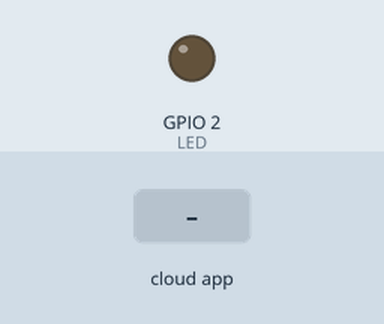
The sketch below on a simulated ESP8266 (NodeMCU). Shown: output pins drawn as LEDs (lit = HIGH). The test bench sets the inputs (shaded band). WiFi joins after 1.5 s; servers stay silent unless stated; the Firebase database answers and starts empty; what the sketch prints to the serial monitor is not drawn.

Above: at 2.7 s.
2.8 s: the phone or cloud app sets sense to 1
At 3.8 s:
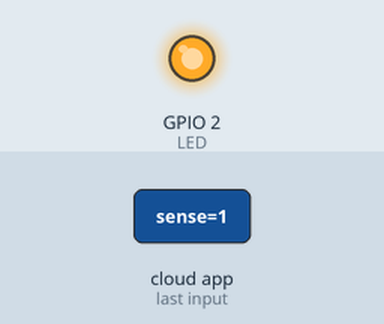
Timing chart, 0 to 5.8 s (numbered marks = the images above; inputs shaded):
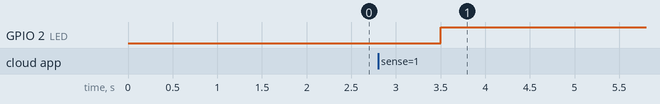

The sketch:

finalesp_01.ino
```cpp
#include <ESP8266WiFi.h>
#include <FirebaseArduino.h>


//Firebase connectivity part
#define FIREBASE_HOST "myapplication4-e887b.firebaseio.com"
#define FIREBASE_AUTH "mAyPN4XS7fH1hHI1vuPLGY1ktFAQ1BOM9VXDamg2"
//wifi connectivity part
#define WIFI_SSID "Redmi"
#define WIFI_PASSWORD "qwerty12"

#define LED 2


void setup() {
      pinMode(LED,OUTPUT);//setting GPIO2 as output pin
      Serial.begin(115200);
      WiFi.begin(WIFI_SSID, WIFI_PASSWORD);// connect to wifi
      Serial.print("connecting");
      while(WiFi.status() != WL_CONNECTED)
      {
            Serial.print(".");
            delay(500);
      }
      Serial.println();
      Serial.print("connected: ");
      Serial.println(WiFi.localIP());
      Firebase.begin(FIREBASE_HOST, FIREBASE_AUTH);// connect to firebase
}

int light=0,sen=0,y=0;

void loop()
{

     if (Firebase.failed()) //if error occurs
     {
          Serial.print("setting /number failed:");
          Serial.println(Firebase.error());
          return;
     }
     delay(5);
     if (Serial.available())
         y=Serial.read();
     Firebase.setFloat("bright",y); // update value
     sen=Firebase.getInt("sense"); //get value from the firebase
     if(sen==1)  //auto sensing
     {

         if(y<100)
              Firebase.setFloat("led",1);
         else
              Firebase.setFloat("led",0);

     }

     light=Firebase.getInt("led"); //get value from the firebase
     if (light==1)
     {
         digitalWrite(LED,HIGH); //turn on led
         delay(10);
         return;
     }


     else
     {
         digitalWrite(LED,LOW);   //turn off led
         delay(10);
         return;
     }


}
```

Measured:
- after the input at 2.8 s, GPIO 2 (LED): LOW → HIGH after 0.70 s
